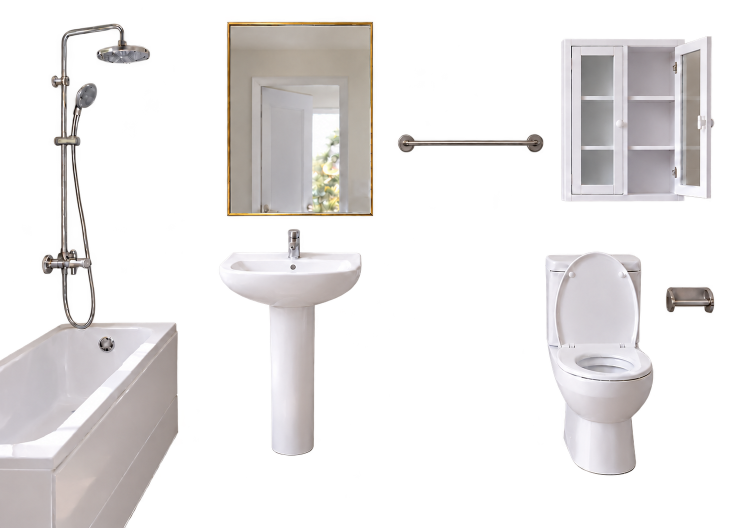
#> input picture images/bathroom_book/fixtures.png, 1491 x 1055 px (shown at 1/2 size); its folder holds 6 pictures in this run
$ python bathroom.py
#> lines starting #> are read from the running program, lines starting #| are printed output that depends on the picture; pictures that were not available may be replaced by others from this repository, and a replacement may not be noted
"""Describe source-image viewports for the sticker UI; never modifies the source art."""
import json
import sys
from pathlib import Path
ROOT = Path(__file__).resolve().parents[2]
sys.path.insert(0, str(ROOT / '_local/print-tools'))
from PIL import Image

folder = ROOT / 'images/bathroom_book'
images = {name: Image.open(folder / (name + '.png')) for name in ['fixtures', 'items', 'towel-bin', 'boy-one', 'boy-two', 'poop']}
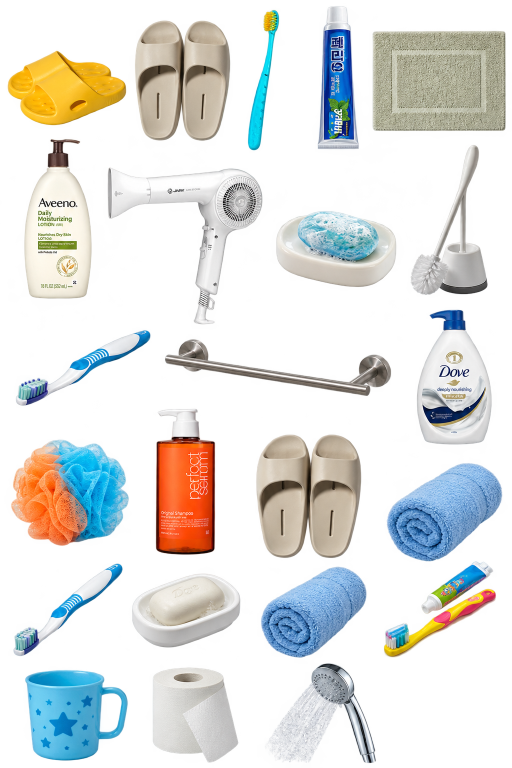
#> input picture images/bathroom_book/items.png, 1024 x 1536 px (shown at 1/2 size)
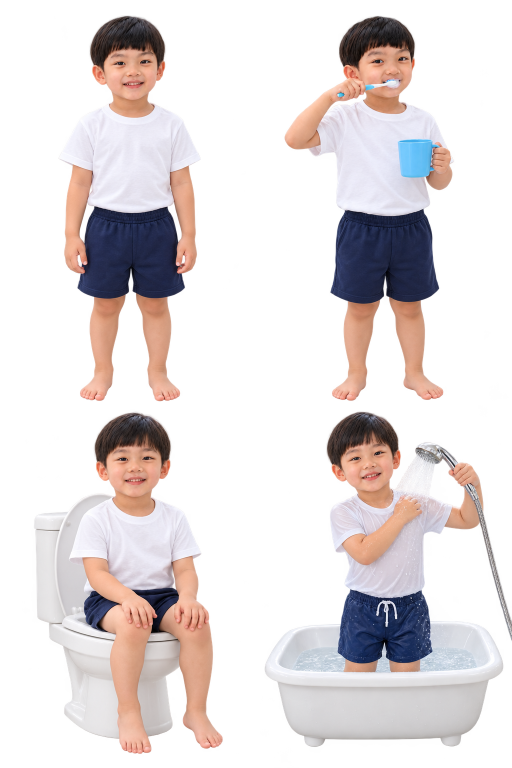
#> input picture images/bathroom_book/boy-one.png, 1024 x 1536 px, given in place of towel-bin.png, which was not available (shown at 1/2 size)
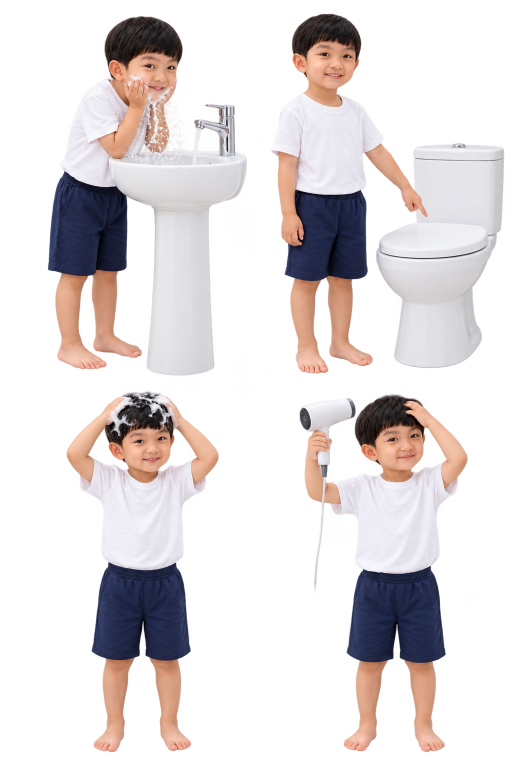
#> input picture images/bathroom_book/boy-two.png, 1024 x 1536 px (shown at 1/2 size)
#> images = 6 items
def piece(id, label, source, box, x, y, width=None, height=None, **extra):
    image = images[source]
    # Read alpha bounds only; the browser clips the unchanged sheet using SVG viewBox.
    b = image.getchannel('A').crop(box).point(lambda v: 255 if v > 100 else 0).getbbox()
    r = [box[0]+b[0], box[1]+b[1], b[2]-b[0], b[3]-b[1]]
    if width is None: width = height*r[2]/r[3]
    if height is None: height = width*r[3]/r[2]
    return dict(id=id, label=label, image='./images/bathroom_book/'+source+'.png', sheet=list(image.size), crop=r,
                target=[round(x/1491,6), round(y/1055,6), round(width/1491,6), round(height/1055,6)], **extra)

fixtures=[]
for id,label,box in [
    ('bath','욕조',(0,660,365,1055)), ('shower','샤워기',(78,42,306,639)),
    ('mirror','거울',(443,30,758,443)), ('sink','세면대',(425,451,731,924)),
    ('cabinet','수납장',(1110,60,1438,415)), ('rail','수건걸이',(785,262,1096,312)),
    ('toilet','변기',(1075,497,1320,963)), ('holder','휴지걸이',(1324,565,1437,634))]:
    p=piece(id,label,'fixtures',box,0,0,width=1)
    x,y,w,h=p['crop']; p['target']=[x/1491,y/1055,w/1491,h/1055]
    fixtures.append(p)
#> this loop made 8 passes
#> (b in piece, height in piece, x, y, w, h) on passes 1 to 8: ((0, 0, 356, 395), 1.11, 0, 660, 356, 395), ((6, 5, 222, 597), 2.74, 84, 47, 216, 592), ((11, 14, 303, 402), 1.33, 454, 44, 292, 388), ((13, 7, 298, 460), 1.59, 438, 458, 285, 453), ((13, 13, 319, 343), 1.08, 1123, 73, 306, 330), ((11, 6, 302, 43), 0.127, 796, 268, 291, 37), ((16, 7, 232, 454), 2.07, 1091, 504, 216, 447), ((8, 9, 104, 61), 0.542, 1332, 574, 96, 52)
#> after the loop, fixtures = 8 items

items=[
    piece('shampoo','샴푸','items',(295,810,445,1120),230,180,width=65),
    piece('bodywash','바디워시','items',(815,610,1015,900),312,190,width=75),
    piece('soap','비누','items',(260,1135,485,1310),740,450,width=90),
    piece('cup','양치컵','items',(25,1330,265,1536),852,442,width=76),
    piece('brush','칫솔','items',(480,0,590,310),958,380,height=130),
    piece('paste','치약','items',(625,0,725,305),1014,385,height=125),
    piece('towel','수건','towel-bin',(0,0,850,1024),873,281,width=135),
    piece('paper','휴지','items',(285,1325,485,1536),1339,580,width=83),
    piece('bin','쓰레기통','towel-bin',(850,0,1536,1024),1335,800,width=120),
    piece('mat','발매트','items',(735,20,1024,280),445,885,width=220),
    piece('slippers','슬리퍼','items',(260,0,475,290),810,867,width=115),
    piece('lotion','로션','items',(15,275,205,615),1150,105,height=110),
    piece('dryer','드라이기','items',(205,310,535,655),1250,100,width=100),
    piece('roll','수건','items',(760,915,1024,1118),1147,245,width=95),
    piece('puff','샤워볼','items',(0,855,270,1115),1256,243,width=75),
    piece('cleaner','변기솔','items',(805,280,1000,605),1005,820,height=130),
]
#> in piece, image is the input picture: PIL image 1024x1536 RGBA; mean R, G, B, A 152.7, 158.3, 154, 93
#> in piece, image is the input picture: PIL image 1024x1536 RGBA; mean R, G, B, A 137, 120.4, 118.1, 95.6
# Append to preserve saved indices of the existing toiletries.
items.append(piece('poop','똥','poop',(0,0,*images['poop'].size),1170,675,width=65))
#> in piece, image is the input picture: PIL image 1024x1536 RGBA; mean R, G, B, A 134.6, 119.8, 118.8, 92.2
routine_defs=[
    ('stand','서 있어요','boy-one',(0,0,512,814),690,420,580,None),
    ('brush','양치해요','boy-one',(512,0,1024,814),405,420,580,None),
    ('sit','변기에 앉아요','boy-one',(0,814,512,1536),1060,380,580,'toilet'),
    ('shower','샤워해요','boy-one',(512,814,1024,1536),0,365,690,'bath'),
    ('face','세수해요','boy-two',(0,0,512,768),385,390,555,'sink'),
    ('prepare','화장실에 가요','boy-two',(512,0,1024,768),940,380,580,'toilet'),
    ('hair','머리 감아요','boy-two',(0,768,512,1536),140,360,630,None),
    ('dry','머리 말려요','boy-two',(512,768,1024,1536),710,380,610,None),
]
routines=[piece(id,label,source,box,x,y,height=height,omit=omit) for id,label,source,box,x,y,height,omit in routine_defs]
#> routines = 8 items
catalog=dict(width=1491,height=1055,room='./images/bathroom_book/room.png',empty='./images/bathroom_book/empty.png',
             chapters=[dict(id='fixtures',title='큰 물건 붙이기',subtitle='하나씩 붙여 욕실을 완성해요',pieces=fixtures),
                       dict(id='items',title='생활용품 놓기',subtitle='선반과 수건걸이에 놓아요',pieces=items),
                       dict(id='routines',title='생활 연습',subtitle='재민이와 함께 씻고 준비해요',pieces=routines)])
#> catalog = 5 items
for chapter in catalog['chapters']:
    for p in chapter['pieces']:
#> (the run stopped early here; a loop or call above may not have finished)
